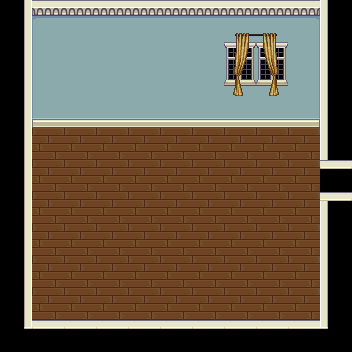

Rendered tile map (Tiled .tmx) drawn with the repository's tilesets; below, a short description and the map source with its tile grids summarised:
An orthogonal 11x11 tile map with 32x32 px tiles, 3 tile layers (Tile Layer 1, Tile Layer 2, Tile Layer 3), 6 tilesets and 6 objects (exit, rachel, george).

<map version="1.0" orientation="orthogonal" width="11" height="11" tilewidth="32" tileheight="32">
 <tileset firstgid="1" name="inside" tilewidth="32" tileheight="32">
  <image source="../img/inside.png" width="320" height="320" />
 </tileset>
 <tileset firstgid="101" name="room" tilewidth="32" tileheight="32">
  <image source="../img/victoria.png" width="352" height="160" />
 </tileset>
 <tileset firstgid="156" name="cabinets" tilewidth="32" tileheight="32">
  <image source="../img/cabinets.png" width="192" height="416" />
 </tileset>
 <tileset firstgid="234" name="windows" tilewidth="32" tileheight="32">
  <image source="../img/house.png" width="320" height="224" />
 </tileset>
 <tileset firstgid="304" name="decoration" tilewidth="32" tileheight="32">
  <image source="../img/accessories.png" width="128" height="128" />
 </tileset>
 <tileset firstgid="320" name="stairs" tilewidth="32" tileheight="32">
  <image source="../img/stairs.png" width="256" height="544" />
 </tileset>
 <layer name="Tile Layer 1" width="11" height="11">
  <data>[121 cells, 120 non-empty, 15 distinct tile ids]</data>
 </layer>
 <layer name="Tile Layer 2" width="11" height="11">
  <data>[121 cells, 10 non-empty, 5 distinct tile ids]</data>
 </layer>
 <layer name="Tile Layer 3" width="11" height="11">
  <data>[121 cells, 4 non-empty, 4 distinct tile ids]</data>
 </layer>
 <objectgroup name="Object Layer 1" width="11" height="11">
  <object name="exit" x="320" y="160" width="32" height="32">
   <properties>
    <property name="fade" value="black" />
    <property name="location" value="735, 828" />
    <property name="to" value="sciencepark" />
   </properties>
  </object>
  <object name="rachel" x="256" y="160" width="32" height="32">
   <properties>
    <property name="compose" value="[{&quot;name&quot;:&quot;shadow&quot;,&quot;class&quot;:&quot;game.Shadow&quot;,&quot;image&quot;:&quot;char_shadow&quot;,&quot;spritewidth&quot;:18,&quot;spriteheight&quot;:9},{&quot;name&quot;:&quot;rachel&quot;},{&quot;name&quot;:&quot;eyes&quot;,&quot;class&quot;:&quot;game.BlinkingEyes&quot;,&quot;image&quot;:&quot;rachel_eyes&quot;,&quot;spritewidth&quot;:17,&quot;spriteheight&quot;:6,&quot;offsetx&quot;:6,&quot;offsety&quot;:18}]" />
    <property name="image" value="rachel" />
    <property name="spriteheight" value="36" />
    <property name="spritewidth" value="31" />
   </properties>
  </object>
  <object name="george" x="192" y="192" width="32" height="32">
   <properties>
    <property name="compose" value="[{&quot;name&quot;:&quot;shadow&quot;,&quot;class&quot;:&quot;game.Shadow&quot;,&quot;image&quot;:&quot;char_shadow&quot;,&quot;spritewidth&quot;:18,&quot;spriteheight&quot;:9},{&quot;name&quot;:&quot;george&quot;},{&quot;name&quot;:&quot;eyes&quot;,&quot;class&quot;:&quot;game.BlinkingEyes&quot;,&quot;image&quot;:&quot;george_eyes&quot;,&quot;spritewidth&quot;:17,&quot;spriteheight&quot;:6,&quot;offsetx&quot;:6,&quot;offsety&quot;:16}]" />
    <property name="image" value="george" />
    <property name="spriteheight" value="34" />
    <property name="spritewidth" value="29" />
   </properties>
  </object>
 </objectgroup>
 <objectgroup name="Collision" width="11" height="11">
  <object x="32" y="0" width="288" height="128" />
  <object x="32" y="128">
   <polyline points="0,0 0,192 288,192 288,64" />
  </object>
  <object x="320" y="128">
   <polyline points="0,0 0,32" />
  </object>
 </objectgroup>
</map>
